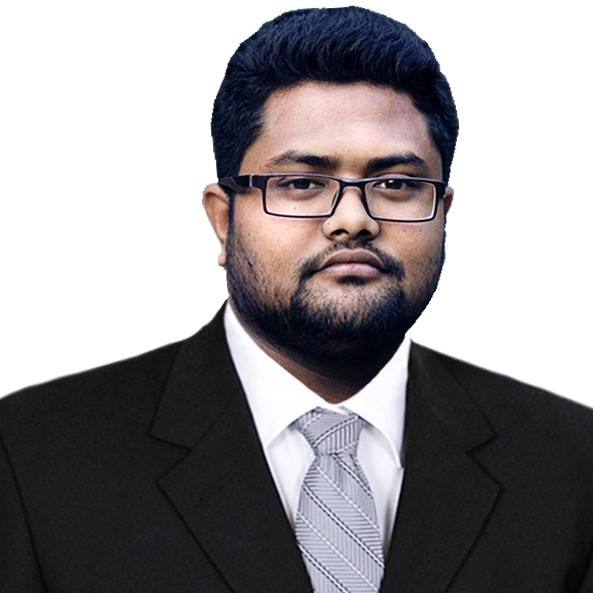
#> input picture rashed.jpeg, 593 x 593 px, given in place of the camera
$ python detect_face_video.py
#> lines starting #> are read from the running program, lines starting #| are printed output that depends on the picture; after the words box and inside, x2 and y2 are one past the last pixel; in counts of white or black regions, pixels touching at a corner belong together
import cv2

# Load the cascade
face_cascade = cv2.CascadeClassifier('haarcascade_frontalface_default.xml')

# set array of faces
faces = [
    'assets/images/rashed.jpg',
    'assets/images/faysal.jpg',
    'assets/images/abrar.jpg',
    'assets/images/rony.jpg',
    'assets/images/saiful.jpg',
]

# create files for storing results
found_file = open("found.txt", "a")
not_found_file = open("notfound.txt", "a")

# To capture video from webcam.
cap = cv2.VideoCapture(0)
# To use a video file as input
# cap = cv2.VideoCapture('filename.mp4')

while True:
    # Read the frame
    _, img = cap.read()
#> img is the input picture: shape (593, 593, 3); mean B, G, R 148, 145.4, 148.6

    # Convert to grayscale
    gray = cv2.cvtColor(img, cv2.COLOR_BGR2GRAY)
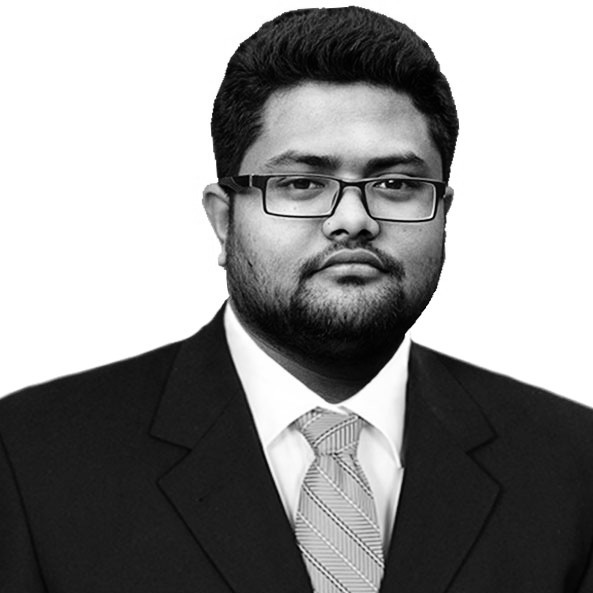
#> gray: shape (593, 593); min 0, max 255, mean 146.6

    # Detect the faces
    faces_detected = face_cascade.detectMultiScale(gray, 1.1, 4)
#> faces_detected = [[241, 360, 181, 181], [224, 83, 248, 248]]

    # Check if the faces in the array exist in the detected faces
    for face in faces:
        face_img = cv2.imread(face)
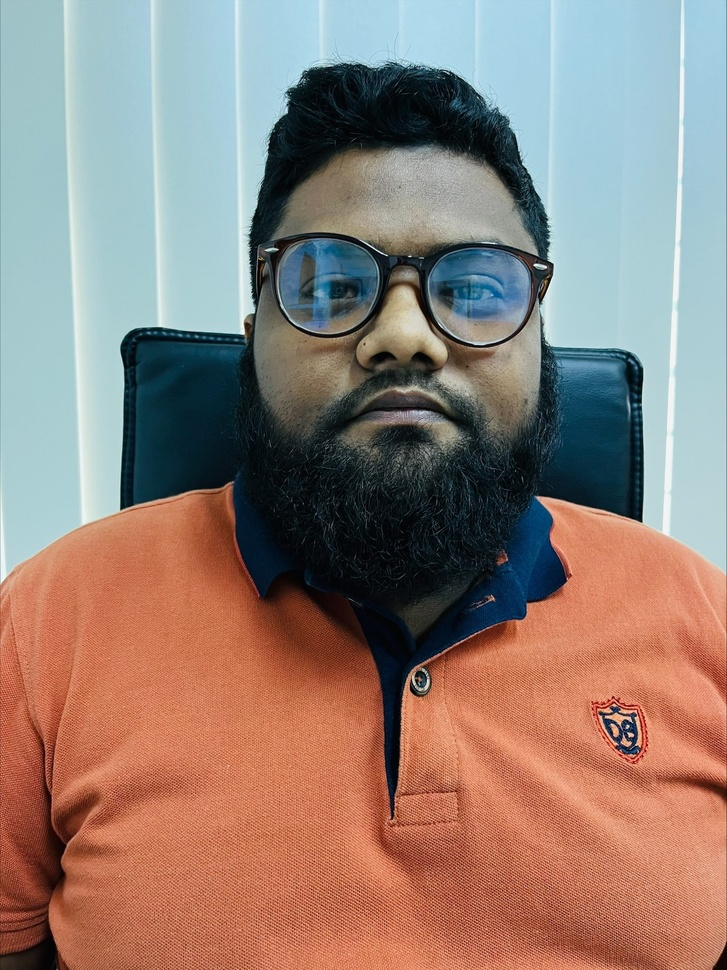
#> input picture assets/images/rashed.jpg, 727 x 970 px, shrunk from 1536 x 2048 before the run
#> face_img is the input picture: shape (970, 727, 3); mean B, G, R 119.2, 128.2, 147.2
        if face_img is not None:
            face_gray = cv2.cvtColor(face_img, cv2.COLOR_BGR2GRAY)
            _, face_thresh = cv2.threshold(face_gray, 30, 255, cv2.THRESH_BINARY)
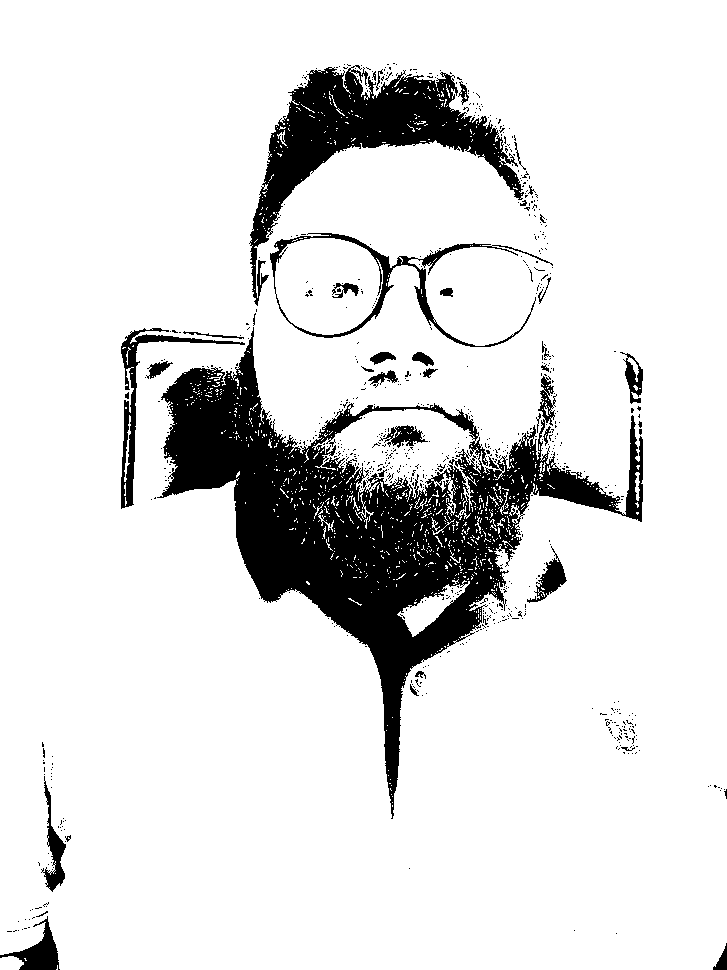
#> face_thresh: shape (970, 727); 87.5% white; 753 black regions (715 under 20 px), largest, box (x1, y1, x2, y2) and area: (157, 327, 643, 819) 58186, (249, 65, 524, 306) 16805, (270, 233, 553, 347) 2895
            for (x, y, w, h) in faces_detected:
                face_roi = gray[y:y+h, x:x+w]
                _, face_roi_thresh = cv2.threshold(face_roi, 30, 255, cv2.THRESH_BINARY)
                res = cv2.matchTemplate(face_roi_thresh, face_thresh, cv2.TM_CCOEFF_NORMED)
                cv2.rectangle(img, (x, y), (x+w, y+h), (0, 255, 0), 2)

            else:
                not_found_file.write(face + "\n")
                cv2.rectangle(img, (0, 0), (img.shape[1], img.shape[0]), (0, 0, 255), 2)
#> this loop made 2 passes
#> pass 1, `face_roi = gray[y:y+h, x:x+w]`:
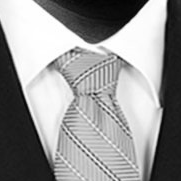
#> face_roi: shape (181, 181); min 2, max 255, mean 149.8
#> pass 1, `res = cv2.matchTemplate(face_roi_thresh, face_thresh, cv2.TM_CCOEFF_NO..`:
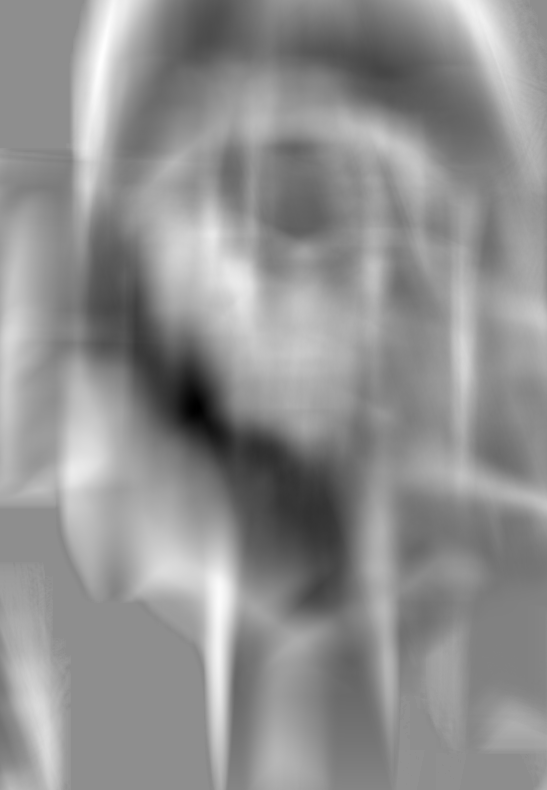
#> res: shape (790, 547) float32; min -0.49, max 0.384, mean 0.00471; drawn with min black and max white
#> after the loop:
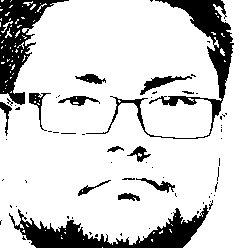
#> face_roi_thresh: shape (248, 248); 82.9% white; 70 black regions (55 under 20 px), largest, box (x1, y1, x2, y2) and area: (9, 205, 209, 248) 3127, (86, 0, 234, 139) 2974, (0, 0, 69, 105) 2570
#> after the loop:
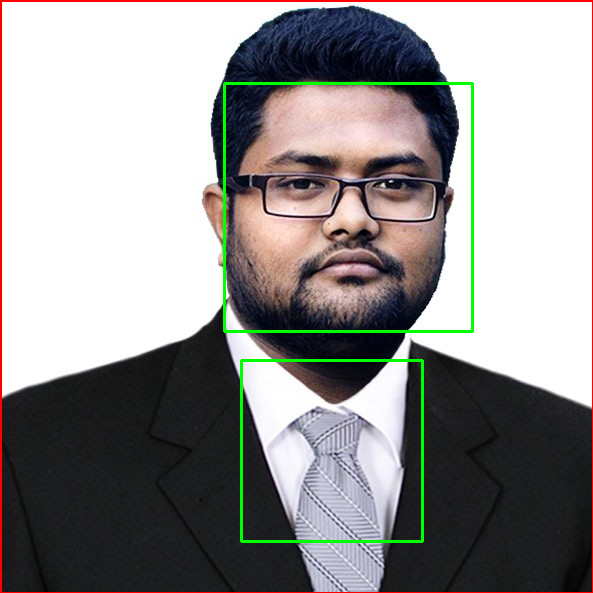
#> img: shape (593, 593, 3); 2.47% of pixels changed, all inside (x1, y1, x2, y2) = (0, 0, 593, 593)
        else:
            not_found_file.write(face + "\n")
            cv2.rectangle(img, (0, 0), (img.shape[1], img.shape[0]), (0, 0, 255), 2)

    # Display
    cv2.imshow('img', img)

    # Stop if escape key is pressed
    k = cv2.waitKey(30) & 0xff
#> (key Esc is pressed here)
    if k==27:
        break

# close files
found_file.close()
not_found_file.close()

# Release the VideoCapture object
cap.release()
